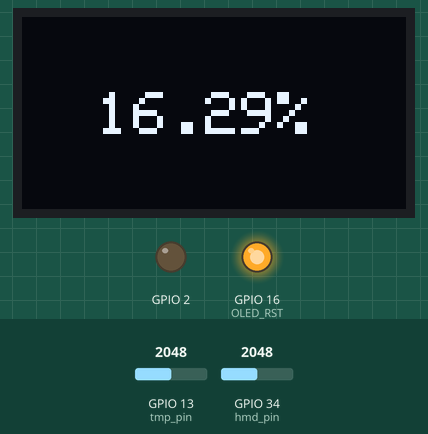
This sketch was run on a simulated ESP32. Shown: 128×64 one-colour display, output pins drawn as LEDs (lit = HIGH). Inputs (shaded band) come from the test bench; at power-on: GPIO 34 (hmd_pin) = 2048, GPIO 13 (tmp_pin) = 2048. What the sketch prints to the serial monitor is not drawn.

Above: at 1.2 s.
1.3 s: GPIO 34 (hmd_pin) set to 2866
At 3.4 s:
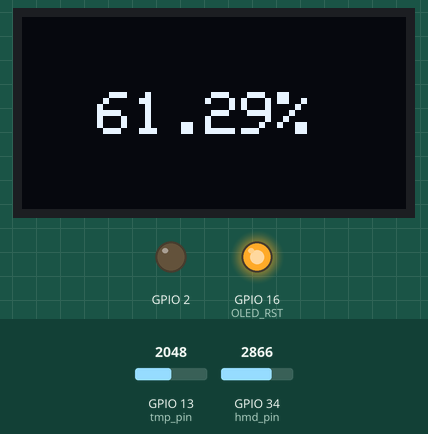
5.4 s: GPIO 34 (hmd_pin) set to 3603
At 7.9 s:
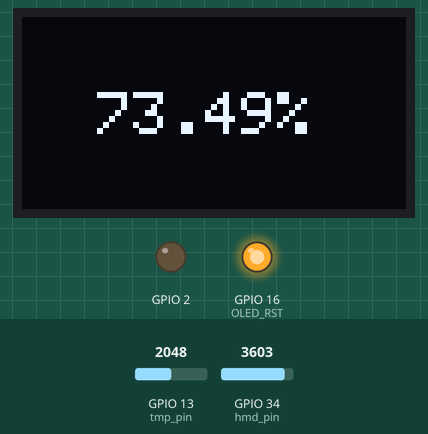
9.5 s: GPIO 34 (hmd_pin) set to 4095
At 12.1 s:
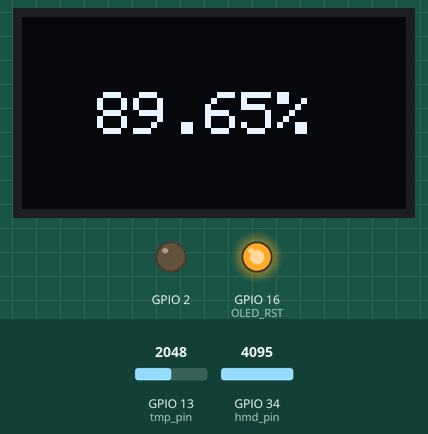
Timing chart, 0 to 13.6 s (numbered marks = the images above; inputs shaded):
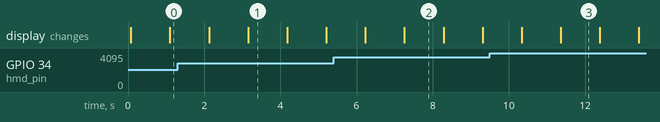

Measured:
- what the display in image 1 shows lasts 1.0 s, from 3.2 s to 4.2 s

The sketch:

sketch_mar20a_only_HMD.ino
```cpp
#include <SPI.h>
#include <LoRa.h>
#include <Wire.h>
#include <Adafruit_GFX.h>
#include <Adafruit_SSD1306.h>


//define the pins used by the LoRa transceiver module
#define SCK 5
#define MISO 19
#define MOSI 27
#define SS 18
#define RST 14
#define DIO0 26

#define BAND 915E6

//OLED pins
#define OLED_SDA 4
#define OLED_SCL 15
#define OLED_RST 16
#define SCREEN_WIDTH 128 // OLED display width, in pixels
#define SCREEN_HEIGHT 64 // OLED display height, in pixels


int tmp_pin = 13;
int hmd_pin = 34;

float tmp = 0.0;
float hmd = 0.0;

int hmd_value = 0;

Adafruit_SSD1306 display(SCREEN_WIDTH, SCREEN_HEIGHT, &Wire, OLED_RST);

void setup() {

  //initialize Serial Monitor
  Serial.begin(115200);


  //reset OLED display via software
  pinMode(OLED_RST, OUTPUT);
  digitalWrite(OLED_RST, LOW);
  delay(20);
  digitalWrite(OLED_RST, HIGH);

  pinMode(2, OUTPUT);

  //initialize OLED
  Wire.begin(OLED_SDA, OLED_SCL);
  if (!display.begin(SSD1306_SWITCHCAPVCC, 0x3c, false, false)) { // Address 0x3C for 128x32
    Serial.println(F("SSD1306 allocation failed"));
    for (;;); // Don't proceed, loop forever
  }

  Serial.println("LoRa Sender Test");


}


void loop() {

  tmp = get_tmp(tmp_pin);
  hmd = get_hmd(hmd_pin);

  float tmp_median = median(tmp);
  float val = simpleKalman(tmp_median, 0.6, 0.09);

  float hmd_median = median_hmd(hmd);
  float val_hmd = simpleKalman_hmd(hmd_median, 0.8, 0.09);
  Serial.print(hmd);
  Serial.print("\t");
  Serial.print(hmd_median);
  Serial.print("\t");
  Serial.println(val_hmd);

  //  String n = String(val) + "&" + String(val_hmd);
  display.clearDisplay();
  display.setTextColor(WHITE);
  display.setTextSize(2);
  display.setCursor(25, 25);
  display.println(String(val_hmd) + "%");
  display.display();
  delay(1000);
}


float get_tmp(int sensor_pin) {
  int t_value = analogRead(sensor_pin);

  //  int tmp_mapped = map(t_value, 0, 4095, 0, 1023);
  float factor = 4.887 / 4095.0;
  float voltage = t_value * factor;
  float tmp = voltage * 24 - 65;


  return tmp;
}


float get_hmd(int sensor_pin) {
  hmd_value = analogRead(sensor_pin);
  //int hmd_mapped = map(hmd_value, 0, 4095, 0, 1023);
  float hmd_factor = 4.887 / 4095;

  float hmd_voltage = hmd_value * hmd_factor;
  float hmd = hmd_voltage * 20;

  return hmd;
}


// упрощённый калман вроде как
// примерный шум измерений
// скорость изменения значений 0.001-1, варьировать самому

float simpleKalman(float newVal, float _err_measure, float _q) {
  float _kalman_gain, _current_estimate;
  static float _err_estimate = _err_measure;
  static float _last_estimate;

  _kalman_gain = (float)_err_estimate / (_err_estimate + _err_measure);
  _current_estimate = _last_estimate + (float)_kalman_gain * (newVal - _last_estimate);
  _err_estimate =  (1.0 - _kalman_gain) * _err_estimate + fabs(_last_estimate - _current_estimate) * _q;
  _last_estimate = _current_estimate;

  return _current_estimate;
}

float simpleKalman_hmd(float newVal, float _err_measure, float _q) {
  float _kalman_gain, _current_estimate;
  static float _err_estimate = _err_measure;
  static float _last_estimate;

  _kalman_gain = (float)_err_estimate / (_err_estimate + _err_measure);
  _current_estimate = _last_estimate + (float)_kalman_gain * (newVal - _last_estimate);
  _err_estimate =  (1.0 - _kalman_gain) * _err_estimate + fabs(_last_estimate - _current_estimate) * _q;
  _last_estimate = _current_estimate;

  return _current_estimate;
}


float median(float newVal) {
  static float buf[3];
  static byte count = 0;
  buf[count] = newVal;
  if (++count >= 3) count = 0;

  float a = buf[0];
  float b = buf[1];
  float c = buf[2];

  float middle;
  if ((a <= b) && (a <= c)) {
    middle = (b <= c) ? b : c;
  } else {
    if ((b <= a) && (b <= c)) {
      middle = (a <= c) ? a : c;
    } else {
      middle = (a <= b) ? a : b;
    }
  }
  return middle;
}

float median_hmd(float newVal) {
  static float hmd_buf[3];
  static byte count = 0;
  hmd_buf[count] = newVal;
  if (++count >= 3) count = 0;

  float a = hmd_buf[0];
  float b = hmd_buf[1];
  float c = hmd_buf[2];

  float middle;
  if ((a <= b) && (a <= c)) {
    middle = (b <= c) ? b : c;
  } else {
    if ((b <= a) && (b <= c)) {
      middle = (a <= c) ? a : c;
    } else {
      middle = (a <= b) ? a : b;
    }
  }
  return middle;
}


String getValue(String data, char separator, int index)
{
  int found = 0;
  int strIndex[] = {0, -1};
  int maxIndex = data.length() - 1;

  for (int i = 0; i <= maxIndex && found <= index; i++) {
    if (data.charAt(i) == separator || i == maxIndex) {
      found++;
      strIndex[0] = strIndex[1] + 1;
      strIndex[1] = (i == maxIndex) ? i + 1 : i;
    }
  }

  return found > index ? data.substring(strIndex[0], strIndex[1]) : "";
}

void blink(int len) {
  for (int i = 0; i < len; i++) {
    digitalWrite(2, HIGH);
    delay(150);
    digitalWrite(2, LOW);
    delay(150);
  }
}
```
